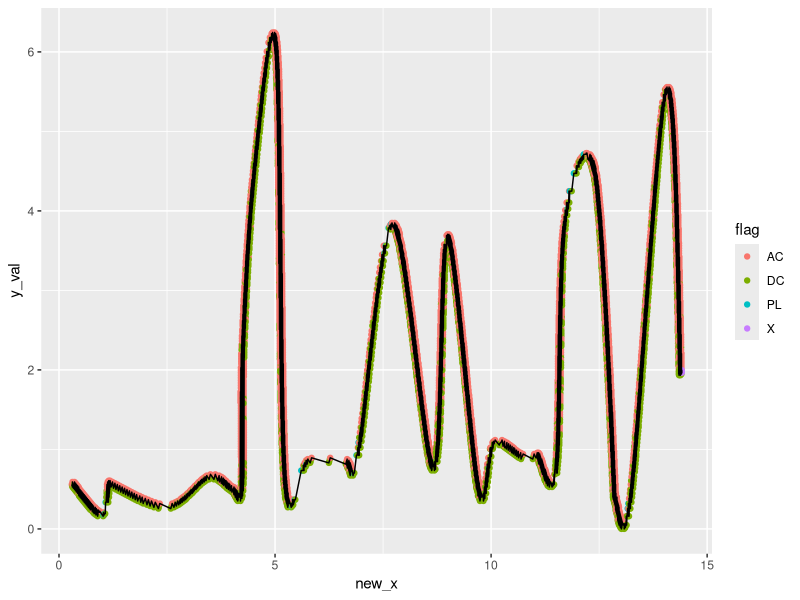

This figure's R source: (Note: this script raises an error after producing the figure.)
################################################################################
# Author:  EmmaLi Tsai 
# Date:    11/9/2020
################################################################################
# 
# This document compiles the code I've been working on to recover the 1970s - 
# 1980s dive traces. I've been using a sample dive trace that I made and 
# transformed into x/y values using ImageJ. Topics 3 & 4 are still a work in
# progress- code gets a bit sloppy here but I am working on making the code 
# here more efficient.
# 
# This R file is broken up into four topics: 
#
#   Topic 1: Transforming & Decomposing Dive Trace
#            Date: 11/9/2020
#            Line: 27
#   Topic 2: Investigating issues w/ time keeping dots & speed
#            Date: 12/2/2020
#            Line: 259
#   Topic 3: Transforming x-axis into time 
#            Date: 12/11/2020
#            Line: 399
#   Topic 4: Testing out the arc equation
#            Date: 12/8/2020
#            Line: 604
#
################################################################################
# Author:  EmmaLi Tsai 
# Date:    11/9/2020
# Topic 1: Transforming & decomposing dive trace 
################################################################################

# Loading Libraries-- tried to work in base R as much as possible 
library(ggplot2)
library(dplyr)

# Loading in the data
trace <- read.csv("./manual_trace.csv", header = TRUE, 
                  stringsAsFactors = FALSE)

# Moving all x-values over based on y-value to straighten the data 
# THIS IS NOT FULLY TRANSFORMED -- JUST MAKES IT EASIER TO CODE 
trace$new_x <- trace$x_val + trace$y_val*0.5

###############################################################################
#   Function: flag(df)
#   Author: EmmaLi Tsai 
#   Date: 11/08/2020
#   
#   This is a function that creates a "flagging" variable that identifies the 
#   different portions of a dive. "AC" represents an ascent, "DC" represents the 
#   descent portions of a dive, "X" is a small variable that I produced to 
#   mark the end of the trace, "MD" identifies the max depth of a dive, "SP"
#   portrays no change in depth (possibly a plane or the seal is resting at the 
#   surface). 
# 
#   SMALL BUG -- switching between plane and max depth is sometimes off (11/9)
#       - resolved in catch_sd function below (11/9)
#
#   Input: 
#       -   df : a dataframe that contains x/y values of a dive trace 
#
#   Output: 
#       - flag : a vector of characters that identifies whether each point is 
#                part of an ascent (AC), descent (DC), plane (SP).  
################################################################################

flag <- function(df) {
  # Creating a vector with repeating "NA"- I did this so I could easily find 
  # errors in the function 
  flag <- rep("NA", nrow(df))
  
  # making sure the data frame is in correct order, or else this function won't 
  # run properly 
  df <- df[order(df$new_x),]
  
  # Stepping through each row in the data frame
  for (i in 1:nrow(df)) {
    # If the index is at the end of the data frame, mark this with an X
    if (i == (nrow(df) - 1)) {
      flag[i:nrow(df)] = "X"
      # break the loop-- I needed this so I can look at values beyond a
      # specific point
      break()
    }
    # Identifying a descent by calculating the slope 
    if (((df$y_val[i + 1] - df$y_val[i]) / (df$new_x[i + 1] - df$x_val[i])) > 0) {
      flag[i] = "DC"
    }
    # Identifying an ascent by calculating the slope 
    if (((df$y_val[i + 1] - df$y_val[i]) / (df$new_x[i + 1] - df$x_val[i])) < 0) {
      flag[i] = "AC"
    }
    # Identifying a plane-- meant to use this to find local max depths, but will 
    # have to find a different approach 
    if (((df$y_val[i + 1] - df$y_val[i]) / (df$new_x[i + 1] - df$x_val[i])) == 0) {
      flag[i] = "PL"
    }
  }
  return(flag)
}

# Organizing the data 
trace <- trace[order(trace$new_x),]
# calling the flag function to add new column, "flag"
trace$flag <- flag(trace)
# plotting the result 

ggplot(trace, aes(x=new_x, y = y_val)) + 
  geom_point(aes(color = flag)) + geom_line()
# From this plot, it is evident that we need to filter the data set a bit more. 

###############################################################################
#   Function: filter_trace(df, num_filter = 3)
#   Author: EmmaLi Tsai 
#   Date: 12/07/2020
#   
#   This function reduces the trace data frame and filters every 3rd data point 
#   based on the number of iterations the user defines. It is set to 3, since 
#   this was optimal for the specific trace I'm working with right now. This 
#   function was necessary to construct because ImageJ line detection picked up
#   both sides of a single line, which caused an extreme number of overlapping 
#   points. 
# 
#
#   Input: 
#       -   df          : a data frame that contains x/y values of a dive trace 
#       -   num_filter  : number of times user wants to filter the data set 
#
#   Output: 
#       -   filter_trace: filtered data frame  
################################################################################

filter_trace <- function(df, num_filter = 3){
  # keeping all distinct x_values
  filter_trace <- distinct(df, new_x, .keep_all = TRUE)
  # removing every 3rd data point, this process is repeated by 
  # the number of times the user defines. I kept it at 
  # 3 for this specific trace, since 105 obs was simple enough for
  # this data set. Will likely have to change this based on each trace. 
  for (i in 1:num_filter){
    filter_trace <- filter_trace[seq(1, nrow(filter_trace), by = 3),]
  }
  return(filter_trace)
}

# Let's see if it works
red_trace <- filter_trace(trace)

# calling the flag function on the reduced trace
# CAUTION: running this again will change the plot because you'd be overwriting 
# previous flag variables.
red_trace$flag <- flag(red_trace)

################################################################################
#   Function: add_type(df)
#   Author: EmmaLi Tsai 
#   Date: 11/08/2020
#   
#   This is a function looks at the previous variables produced by flag() and 
#   adds two new dive parameters: max depth, and start/end points of a dive. 
# 
#
#   Input: 
#       -   df : a dataframe that contains x/y values of a dive trace 
#
#   Output: 
#       -   df : with modified flag column with max depth (MD), and start/end 
#                points of a dive "S.DC".
# 
#   small bug - some start/end points of a dive are not being picked up by this 
#               function. Resolved by the catch_sd function below (12/05)
################################################################################

add_type <- function(df){
  # Coding for the start of the dive and max depth. I need to be able to 
  # identify these parts of the trace so I can apply my function and 
  # fix the arc. 
  for(v in 1:nrow(df)) {
    if (v == (nrow(df) - 1)) {
      # break the loop-- I needed this so I can look at values beyond a
      # specific point
      break()
    }
    # If the flagging variable changes, mark this is S.DC, meaning the
    # start or end of a dive. I limited this to a certain set of y_values to
    # make sure it doesn't happen at depth.
    # small bug here-- some are not being identified
    #  bug fixed in catch_sd function
    if (((df$flag[v] == "AC") && (df$flag[v + 1] == "DC")) && (df$y_val[v] <= 1)) {
      df$flag[v + 1] = "S.DC"
    }
    # Identifying max depth
    if ((df$flag[v] == "DC") && (df$flag[v + 1] == "AC")) {
      df$flag[v + 1] = "MD"
    }
    # Trying to code for the instance of a plane that counts as a max depth
    if ((df$flag[v] == "PL") && (df$flag[v + 1] == "AC") && (df$flag[v - 1] == "DC")) {
      df$flag[v + 1] = "MD"
    }
  }
  return(df)
}

# updating our data frame 
red_trace <- add_type(red_trace)

################################################################################
#   Function: catch_sd(df)
#   Author: EmmaLi Tsai 
#   Date: 11/09/2020
#   
#   This is a function takes the output from the add_type function and corrects 
#   a small bug. It makes sure that the start/end of each dive is accounted for. 
#   This had to be resolved with a separate function. I will probably be making 
#   many more of these to code for different kinds of odd cases. 
#
#   Input: 
#       -   df : a dataframe that contains x/y values of a dive trace and flag
#                variables produced from the flag() function 
#
#   Output: 
#       -   df : the same data frame with a small correction to fix the bug that 
#                provides reliable start/end dive positions 
################################################################################

catch_sd <- function(df){
  for(i in 1:nrow(df)){
    if (i == (nrow(df) - 1)) {
      # break the loop-- I needed this so I can look at values beyond a
      # specific point
      break()
    } # adding some conditions to fix the small bug that existed 
    # trying to catch instances of s.dc that were not captured in the flag() 
    # function. 
    if ((df$flag[i]=="DC") && (df$flag[i+1] == "DC") && ((df$flag[i-1] == "AC") | (df$flag[i-1] == "MD")) && (df$y_val <= 1)) {
      df$flag[i] = "S.DC" 
    }
  }
  return(df)
}

# refining the final data frame 
red_trace <- catch_sd(red_trace)

# plotting the final product 
ggplot(red_trace, aes(x=new_x, y =y_val)) + 
  geom_point(aes(color = flag), size = 2, alpha = 0.7) + 
  geom_line(alpha = 0.4, lty = "dashed") + 
  theme_bw() + 
  labs(x = "Transformed X Values (cm)", 
       y = "Y Values (cm)", color = "Type") +
  scale_color_discrete(labels = c("Ascent", "Descent", "Max Depth", "Plane", 
                                  "Start Dive", "End Trace")) 
#geom_point(data = trace, aes(x = x_val), alpha = 0.2, color = "grey") 



################################################################################
# Author:  EmmaLi Tsai 
# Date:    12/2/2020
# Topic 2: Investigating issues with the time-keeping dots & speed
################################################################################

# Ok-- so let's try to add some sample time keeping dots below the trace and 
# see what happens 
time_dots <- seq(from = red_trace$new_x[1], to = max(red_trace$new_x), by = 1.5)

# adding a y-value 
time_dots <- data.frame(x_val = time_dots, y_val = -1)

# ok cool, but let's move them over a bit to mimic what an actual trace would 
# look like 
time_dots$displace <- runif(nrow(time_dots), min = 0, max = 0.3)
time_dots$disp_x <- round(time_dots$x_val + time_dots$displace, 4)


################################################################################
#   Function: add_timepoints_red(df, time_dots)
#   Author: EmmaLi Tsai 
#   Date: 12/02/2020
#
#   Function to add the random time points at the bottom of the trace, this was 
#   to link the time points with the data frame, similar to what I will actually 
#   be working with
#
#   Input: 
#       -   df          : a dataframe that contains x/y values of a dive trace 
#       -   time_dots   : a vector of the x-value of desired time dots 
#
#   Output: 
#       -   df          : with x and y value (y-values are always -1) for the 
#                         correct time points
# 
################################################################################

add_timepoints_red <- function(df, time_dots){
  # defining some empty numeric vectors to store values
  time_points <- numeric(length = nrow(df))
  time_points_y <- numeric(length = nrow(df))
  # stepping through each row of the time points 
  for (i in 1:nrow(time_dots)){
    # finding the index in the df where the x_val is closest to the 
    # time point 
    min.index <- which.min(abs(df$new_x - time_dots$disp_x[i]))
    # stepping through the data frame to connect these two 
    for (z in 1:nrow(df)){
      if (z == min.index){
        # if the index row is the minimum index that was identified, 
        # add these two values to our vectors 
        time_points_y[z] = -1
        time_points[z] = time_dots$disp_x[i]
      }
    }
  }
  return(data.frame(time_points = time_points, time_points_y = time_points_y))
}

# Nice, now let's find the speed that the scroll was moving between 
# these two points: 

################################################################################
#   Function: scroll_rate(df, minutes=12)
#   Author: EmmaLi Tsai 
#   Date: 12/05/2020
#
#   This function fills in a numeric vector with the distance between 
#   two time points divided by the time the distance would represent. 
#   After working more on transforming the x axis into time, I believe this 
#   function is now obsolete. The graph that it produces is a nice visual 
#   though for future presentations. 
#
#   Input: 
#       -   df          : a dataframe that contains x/y values of a dive trace 
#                         and the x/y values of the time points 
#       -   minutes     : a number that shows the amount of time that passed 
#                         between these two time points
#
#   Output: 
#       -   speed       : a numeric vector with the speed the scroll was moving 
#                         when it made each point
################################################################################

scroll_rate <- function(df, minutes=12){
  # extracting the time points 
  time_points_extract <- df[which(df$time_points_x != 0),]$time_points_x
  # diving the difference of the time points by 12 minutes 
  # to find the speed the roll is moving between these two time points 
  scroll_speed <- diff(time_points_extract) / minutes
  # creating an empty speed numeric vector 
  speed <- rep(0, nrow(df))
  # stepping through the data frame 
  for (i in 1:nrow(df)){
    # stepping through the time points 
    for (v in 1:length(time_points_extract)){
      if (i == 1){
        speed[1] = scroll_speed[1]
      }
      # if the time point x value matches the corresponding 
      # row that we are looking at 
      if (df$time_points_x[i] == time_points_extract[v]){
        # the remaining 0s in the speed vector are overwritten by 
        # the speed the scroll was moving to draw these points 
        speed[(i+1):nrow(df)] = scroll_speed[v]
      }
    }
  }
  return(speed)
}


# adding time points and speeds to the reduced trace data frame: 
red_trace$time_points_x <- add_timepoints_red(red_trace, time_dots)$time_points
red_trace$time_points_y <- add_timepoints_red(red_trace, time_dots)$time_points_y
# I don't actually need this column, but it produces a neat graph! 
red_trace$speed <- scroll_rate(red_trace)

# plotting: 
ggplot(red_trace, aes(x = new_x, y = y_val, color = as.factor(speed))) + 
  geom_point() + geom_line(lty = "dashed")+
  theme_bw() + geom_point(aes(x = time_points_x, y = time_points_y), shape = 1) + 
  # to remove all time points at the origin
  xlim(0.00002, 15) + labs(color = "Rate")
# warning message is from the default 0's from the add_timepoints_red
# function:

sum(red_trace$time_points_x == 0) # it is the same as the warning message, but 
# is harmless for the kinds of calculations that I'm doing. 
# maybe transform all 0's to NAs instead to avoid this small issue in the future 


# double check line add time points red function 
# -- should it be the old x or the new x value? 
# Thinking it should be on the new x value, since the scroll is always 
# moving in the +x direction. Using the old x value will produce negative 
# speeds due to the arc. Negative speeds wouldn't make sense 


################################################################################
# Author:  EmmaLi Tsai 
# Date:    12/11/2020
# Topic 3: Transforming x-axis into time  
################################################################################

# CODE FOR TOPICS 3 & 4 ARE STILL A WORK IN PROGRESS - code is still a bit 
# sloppy and I am working on tidying up these two sections to make it as 
# efficient as possible-  ET (12/11)

# grabbing all time points to bind with the output of the below function 
red_trace_tp <- red_trace[which(red_trace$time_points_x!=0),]


################################################################################
#   Function: new_timepoints(df, distance = 1.5, minutes = 12)
#   Author: EmmaLi Tsai 
#   Date: 12/10/2020
#
#   This function transforms all time points so that they are now the distance 
#   that the user defines. This also produces a scaling factor, which will be 
#   used to transform all x values into time using the x_prime function below. 
#   Output from this function is also binded to the original time points so that 
#   the x_prime function can match specific rows. The code for these two
#   functions are pretty inefficient and I am working on cleaning these up. 
#   Eventually, I believe that new_timepoints and x_prime could later become a 
#   single function. 
#
#   Input: 
#       -   df          : a dataframe that contains x/y values of a dive trace 
#                         and x/y values of the time points at the bottom of 
#                         the trace. 
#
#       -   distance    : a number indicating the standard distance between time 
#                         points. Default is 1.5cm. 
# 
#       -   minutes     : the minutes the standard distance represents. Default 
#                         is 12 minutes 
#
#   Output: 
#       -   df          : data frame contains the new.tp (all should be EXACTLY  
#                         the distance apart that the user defines), x.prime 
#                         (x values for this time point when transformed-- this 
#                         was to make sure my equation was working), and 
#                         scale_factor (amount the x prime values were altered 
#                         when scaling to the new distance between time points)
# 
################################################################################

new_timepoints <- function(df, distance = 1.5, minutes = 12){
  # just grabbing the time points 
  tp <- df[which(df$time_points_x!=0),]
  # making empty numeric vector for new time points 
  new_timepoints <- numeric() 
  # storing the scaling factors 
  scale_factor <- numeric()
  # this was to store the new time point x values-- just to make sure that 
  # they are all 1.5 cm apart 
  x_prime <- numeric()
  for (i in 1:nrow(tp)){
    if (i == (nrow(df) - 1)) {
      # break the loop-- I needed this so I can look at values beyond a
      # specific point
      break()
    }
    # special case for the first time point 
    if (i == 1){
      # grabbing the first and second time point 
      tp1 <- tp$time_points_x[1]
      tp2 <- tp$time_points_x[2]
      # finding the speed between them 
      r <- (tp2 - tp1) / minutes 
      # calculating the new time point 2 value 
      new_tp2 <- tp2 + ((distance / minutes) - r) * minutes
      # finding the scale factor 
      scale_factor[1:2] <- (tp2 - tp1) / (new_tp2 - tp1)
      # finding the new x values 
      x_prime[2] <- ((tp$x_val[2] - tp1) / scale_factor[1]) + tp1
      # adding new time point values to the numeric vector 
      new_timepoints[1] = tp1
      new_timepoints[2] = new_tp2
      # first time point doesn't change
      x_prime[1] <- tp$x_val[1]
    }
    else{
      # finding new tp1 (based on time point value from before), 
      # and the original tp2 
      tp1 <- new_timepoints[i]
      tp2 <- tp$time_points_x[i+1]
      # finding the new rate between points 
      r <- (tp2 - tp1) / minutes 
      # finding new time point 
      new_tp2 <- tp2 + ((distance / minutes) - r) * minutes
      # finding new scale factor 
      scale_factor[i+1] <- (tp2 - tp1) / (new_tp2 - tp1)
      # new x values 
      x_prime[i+1] <- ((tp$x_val[i+1] - tp1) / scale_factor[i+1]) + tp1
      # transferring new time points to new vector 
      new_timepoints[i+1] = new_tp2
    }
  }
  return(data.frame(new.tp = new_timepoints, x.prime = x_prime, scale_factor = scale_factor))
}

# calling the new time points function 
new_tp <- new_timepoints(red_trace)
# cutting of the extra NA at the end 
new_tp <- new_tp[1:nrow(new_tp)-1,]
# binding the new time points data frame with the time points data frame since 
# I plan to basically use time_points_x as a matching reference for the 
# scale transformation function (x_prime)
new_tp <- cbind(new_tp, red_trace_tp$time_points_x)


################################################################################
#   Function: x_prime(df, new_tp)
#   Author: EmmaLi Tsai 
#   Date: 12/10/2020
#
#   This function takes the scaling factor from the new_timepoints function and 
#   uses this scaling factor to find the new x_values when transformed to time. 
#   Details in the math behind this approach can be found in the 
#   testing_xscale_transformation.xlsx spreadsheet. It essentially takes the 
#   original x value, subtracts from the new time point, divides this by the 
#   scaling factor, and adds this value to the new time point. The code here is 
#   a bit tricky, and I plan to tidy it up in the future. I have double checked 
#   the values produced in this equation in the excel spreadsheet, to make sure 
#   that I was transforming everything correctly. 
# 
#   I am a bit unhappy with how this code is written and I'm working on making 
#   it better- ET (12/11)
#
#   Input: 
#       -   df          : a dataframe that contains x/y values of a dive trace 
#                         and x/y values of the time points at the bottom of 
#                         the trace. 
#
#       -   new_tp      : a smaller data frame that contains the output of the 
#                         new_timepoints() function when binded with the 
#                         original x values of the time points
#
#   Output: 
#       -   x_prime     : numeric vector that contains all transformed x_values. 
#                         When added as a new column to the original data frame, 
#                         the data frame should now be on set rate throughout 
#                         the trace, which would allow me to apply the equation
#                         distance / rate = time to find the time that each 
#                         time point represents. 
# 
################################################################################

x_prime <- function(df, new_tp){
  # creating empty numeric vector to append the transformed x_values 
  x_prime <- numeric(length = nrow(df))
  # stepping through each row of the new time points 
  for (v in 1:nrow(new_tp)){
    # stepping through each row of the data frame 
    for (i in 1:nrow(df)){
      if (i == (nrow(df) - 1)) {
        # break the loop-- I needed this so I can look at values beyond a
        # specific point
        break()
      }
      if (v == 1){
        # coding for special cases for v = 1 and v = 2, due to an offset from the 
        # new_timepoints function 
        x_prime[i:nrow(df)] <- ((df$x_val[i:nrow(df)]- new_tp$new.tp[1]) / new_tp$scale_factor[1]) + new_tp$new.tp[1]
      } 
      if (v == 2){ 
        # coding for special case v = 2
        x_prime[i:nrow(df)] <- ((df$x_val[i:nrow(df)]- new_tp$new.tp[1]) / new_tp$scale_factor[2]) + new_tp$new.tp[1]
      }
      # coding for special cases in v == 1 and v == 2 where the time points match
      # the time points from the new_timepoints function 
      if((df$time_points_x[i] == new_tp$`red_trace_tp$time_points_x`[v-1]) && (!(v %in% (1:2)))){
        # applying equation here 
        x_prime[i:(nrow(df))] <- ((df$x_val[i:(nrow(df))]- new_tp$new.tp[v-1]) / new_tp$scale_factor[v]) + new_tp$new.tp[v-1]
      } 
      if((df$time_points_x[i] == new_tp$`red_trace_tp$time_points_x`[v-1]) && (v >= 3)){
        # coding for another special case where the time points match but v >=3
        # applying the equation here
        x_prime[i] <- ((df$x_val[i] - new_tp$new.tp[v-2])) / new_tp$scale_factor[v-1] + new_tp$new.tp[v-2]
      }
    }
  }
  # returning all new x values 
  return(x_prime)
}

# calling the x_prime function to see that it works 
x_prime(red_trace, new_tp)

# adding a new column to red_trace with all transformed x_values 
red_trace$transformed_x <- x_prime(red_trace, new_tp)

# adding time by taking the distance / rate; since now the rate is constant 
# throughout the trace!
red_trace$new.time <- red_trace$transformed_x / (1.5/12)

# plotting to make sure nothing weird happened 
ggplot(red_trace, aes(x = new.time, y = y_val, color = flag)) + geom_point()

# I do see some negative times, but this would never happen in an actual trace. 
# I think this is just from the way I constructed this sample data set 

################################################################################
# Author:  EmmaLi Tsai 
# Date:    12/7/2020
# Topic 4: Testing out the arc equation
################################################################################

# ok so now the new.time values depend on the original x_val, and now I can test 
# out my arc equation. The equation will return the amount of actual time it 
# took for the seal to ascend / descend, which will be the actual x_val 
# transformation. 

# just grabbing the start dive and max depth sections, since this is all the 
# information I need for the arc equation. Infp stands for inflection points. 
sample_infp <- red_trace[which((red_trace$flag == "S.DC") | red_trace$flag == "MD"),]


# code below just contains sample calculations for the arc equation: 
#####
## some sample calculations before putting it in a function: 
sample_des <- sample_infp[6:7,]

x1 <- which.min(sample_des$x_val)
x2 <- which.max(sample_des$x_val)

# for descent 
(((sample_des$x_val[x2] + sqrt((325.08) - (sample_des$y_val[x2])^2)) - (sample_des$x_val[x1] + 18.03)) / (mean(sample_des$speed)))

# for ascent 
(((sample_des$x_val[x2] + 18.03) - (sample_des$x_val[x1] + sqrt((325.08) - (sample_des$y_val[x1]^2))))/ (mean(sample_des$speed)))
#####

################################################################################
#   Function: arc_equations (df, distance = 1.5, minutes = 12)  
#   Author: EmmaLi Tsai 
#   Date: 12/08/2020
#
#   This function practices applying the proposed arc equations to the data 
#   frame. It first filters the data set to only include start dives and max
#   depths, and uses the original x and y values of these points and the average
#   speed between them to determine the amount of time that actually passed in 
#   order to draw that section of the dive trace. 
# 
#   Error:    ascent time + descent time != total dive time... error in the 
#             equations? CHECK THIS! 
# 
#   CAUTION:  you WILL have to code for different kinds of conditions here, the 
#             current code only works on this specific trace, but you will have 
#             to add conditions to make this applicable to other sorts of data 
#
#   Input: 
#       -   df          : a dataframe that contains x/y values of a dive trace 
#                         and the x/y values of the time points 
#
#   Output: 
#       -   time_change : a numeric vector that contains the amount of time that
#                         actually passed for the ascent / descent 
################################################################################

arc_equations <- function(df, distance = 1.5, minutes = 12){
  
  # small numeric vector for me to append my results
  time_change <- numeric()
  # wanting just the start dive and max depth flags 
  df <- df[which((df$flag == "S.DC") | df$flag == "MD"),]
  
  rate <- distance / minutes 
  
  for(i in 1:nrow(df)){
    if (i == (nrow(df) - 1)) {
      # break the loop-- I needed this so I can look at values beyond a
      # specific point
      break()
    }
    # coding for the descent 
    if ((df$flag[i] == "S.DC") && (df$flag[i+1] == "MD")){
      # just grabbing a smaller data frame of this line 
      new.df <- df[i:(i+1),]
      # find the min and max indices -- had to do this to deal with the 
      # backtracking x-values 
      x1 <- which.min(new.df$x_val)
      x2 <- which.max(new.df$x_val)
      # the amount of time it took for the seal to descend
      # 325.08 and 18.03 are constants for all taces-- they are the dimensions  
      # of the pressure-sensitive arm on the instrument, so I didn't store them 
      # as a variable 
      time_change[i] = (((new.df$x_val[x2] + sqrt((325.08) - (new.df$y_val[x2]^2))) - (new.df$x_val[x1] + 18.03)) / (rate))
    } 
    # coding for the ascent
    if (((df$flag[i] == "MD") && (df$flag[i+1] == "S.DC")) | ((df$flag[i] == "MD") && (df$flag[i+1] == "MD"))){
      # grabbing smaller data frame of this line 
      new.df <- df[i:(i+1),]
      # find the min and max indices
      x1 <- which.min(new.df$x_val)
      x2 <- which.max(new.df$x_val)
      # the amount of time it took for the seal to ascend 
      time_change[i] = (((new.df$x_val[x2] + 18.03) - (new.df$x_val[x1] + sqrt((325.08) - (new.df$y_val[x1]^2))))/ (rate))
    }
  }
  return(time_change)
}

time_correct <- arc_equations(sample_infp)


################################################################################
#   Function: add_time(df, time_correct) 
#   Author: EmmaLi Tsai 
#   Date: 12/08/2020
#
#   This function takes the values from the arc_equation function and adds this 
#   correction to a new numeric vector that holds the corrected times. It 
#   basically takes the first original time value,  and adds the correction. It
#   then uses this previous corrected time value and adds the time correction to 
#   the numeric vector. This process was based off hand calculations and can be 
#   confirmed with the hand calculations I did. 
# 
#
#   Input: 
#       -   df          : a dataframe that contains x/y values of a dive trace 
#                         and the x/y values of the time points 
#       -   time_correct: numeric vector of the corrected ascent/descent times
#                         from the arc_equations function
#
#   Output: 
#       -   running_time: a numeric vector that contains the corrected times for
#                         the trace
################################################################################

add_time <- function(df, time_correct){
  
  # adding running time numeric vector to append the new times 
  running_time <- rep(df$new.time[1], length(time_correct))
  # altering the time_correct function since there is an offset in the indices
  # that I need to step through in order for this approach to work 
  time_correct <- append(0, time_correct, after = 1)
  
  # stepping through each row of the data frame 
  for (i in 1:nrow(df)){
    # next three if statements help with odd cases (end of trace, first and 
    # second rows of the data frame)
    if (i == (nrow(df) + 1)) {
      # break the loop-- I needed this so I can look at values beyond a
      # specific point
      break()
    } 
    # adding special cases for 1 and 2 for this sequence 
    if (i == 1){
      running_time[1] = df$new.time[1] 
    } 
    if (i == 2){
      # this would be a max dept point, and it takes the original time and adds
      # the first correction
      running_time[2] = df$new.time[2] + time_correct[2]
    } 
    if (!(i %in% (1:2))){
      # adding time to where it sums previous running_time value with 
      # corresponding time_correct value 
      running_time[i] = running_time[i-1] + time_correct[i]
    }
  }
  # returning the vector of all corrected times 
  return(running_time)
}

# checking to see if the function works 
add_time(sample_infp, time_correct)

# adding this as a new value to the data frame 
sample_infp$arc_time <- add_time(sample_infp, time_correct)

# seems to check out-- did hand calculations in excel and the values match...
# but still won't work until I transform the x axis properly 
ggplot(sample_infp, aes(x=arc_time, y =y_val)) + 
  geom_line() +
  geom_point(aes(color = flag), size = 2, alpha = 0.7) + 
  theme_bw() + 
  labs(x = "Time (min)", 
       y = "Y Values (cm)", color = "Type") 


